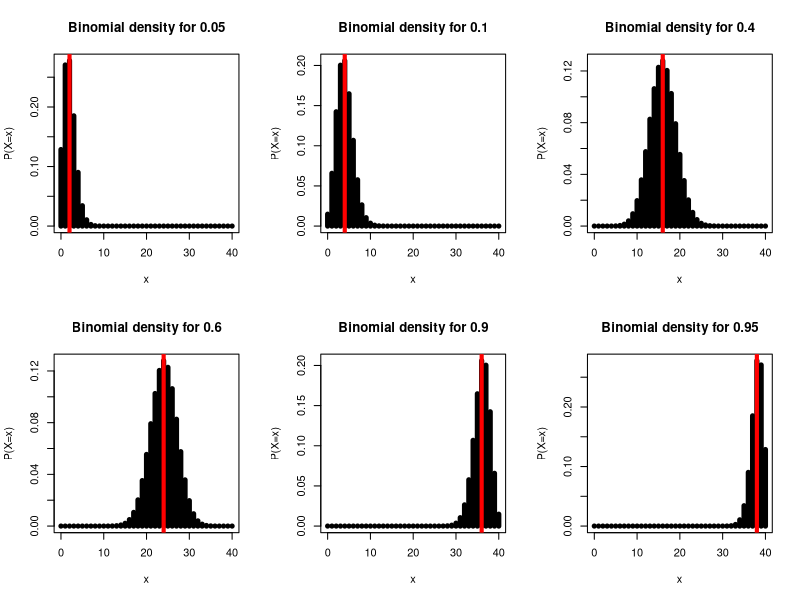
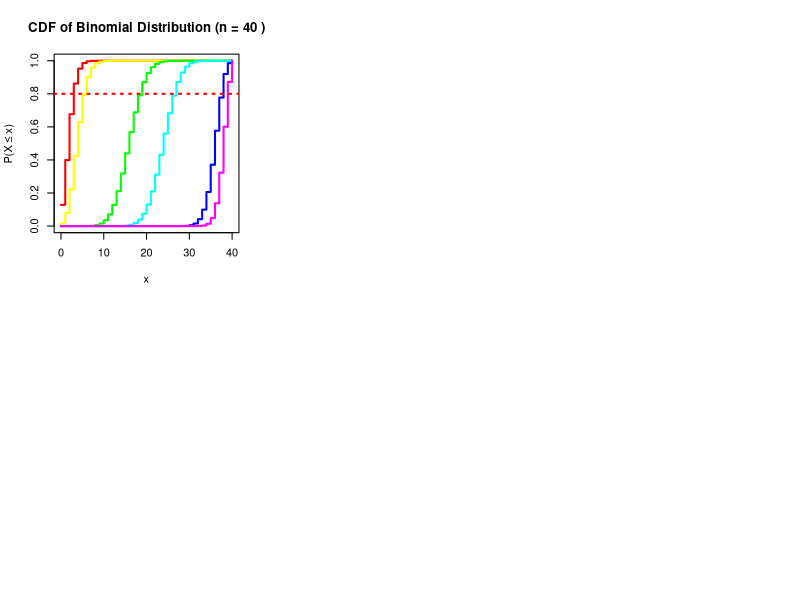
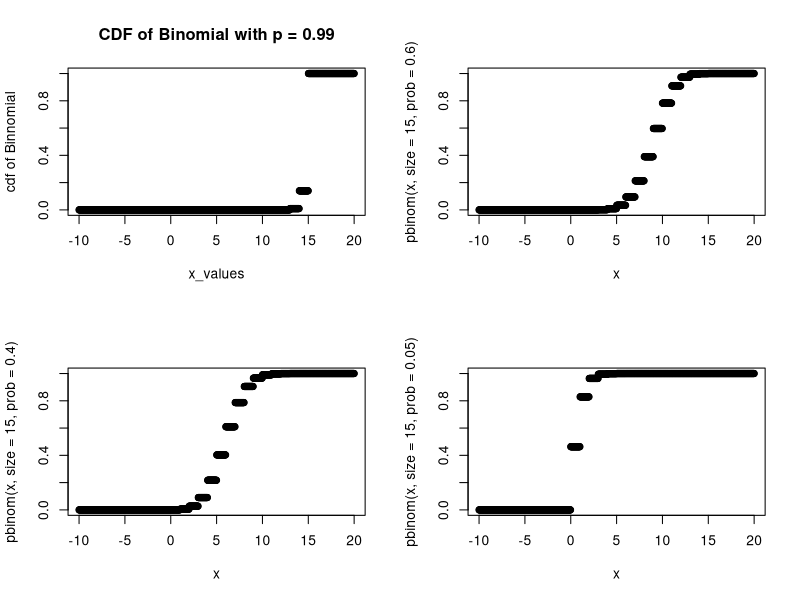
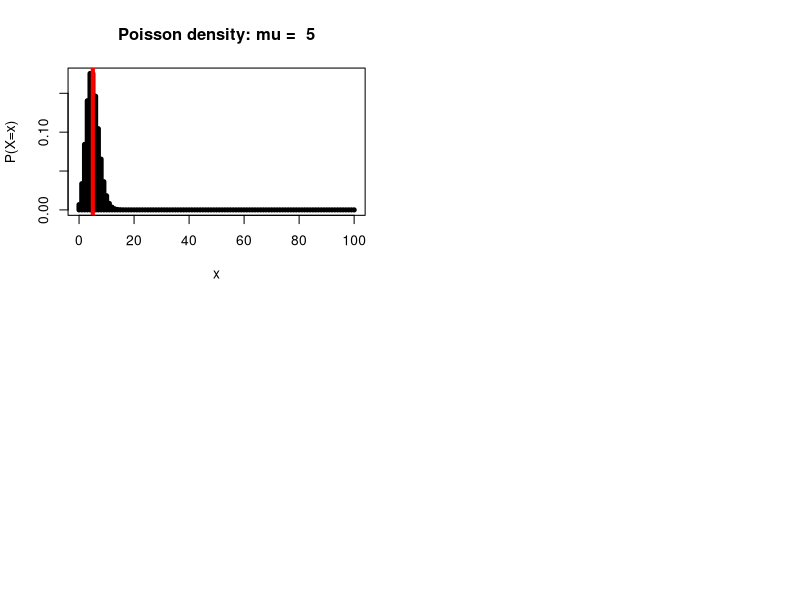
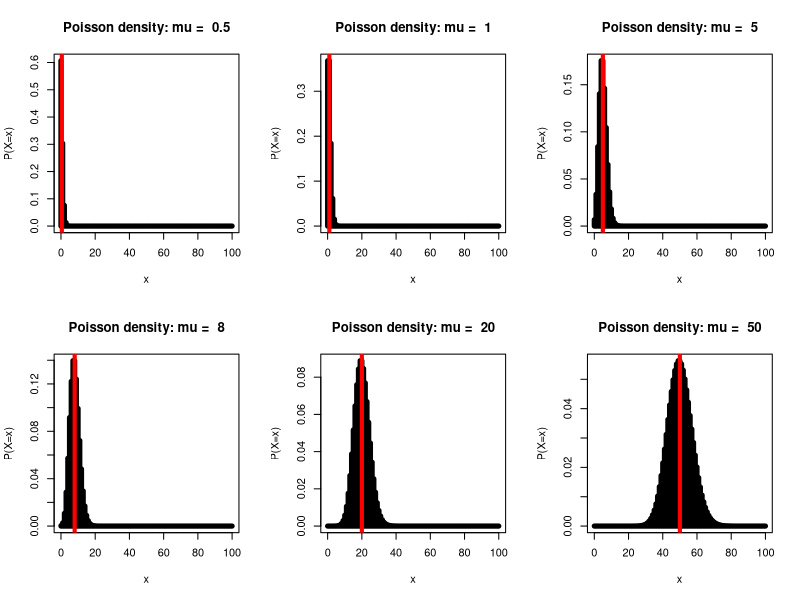
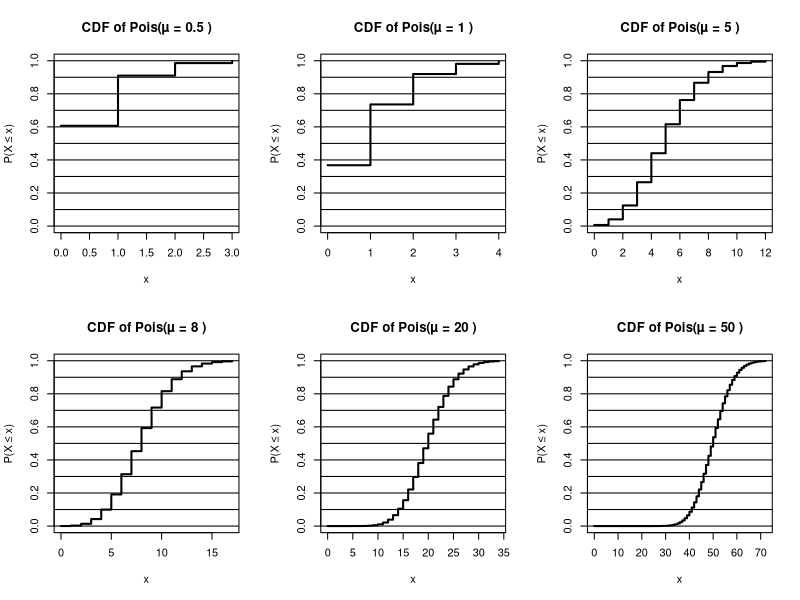
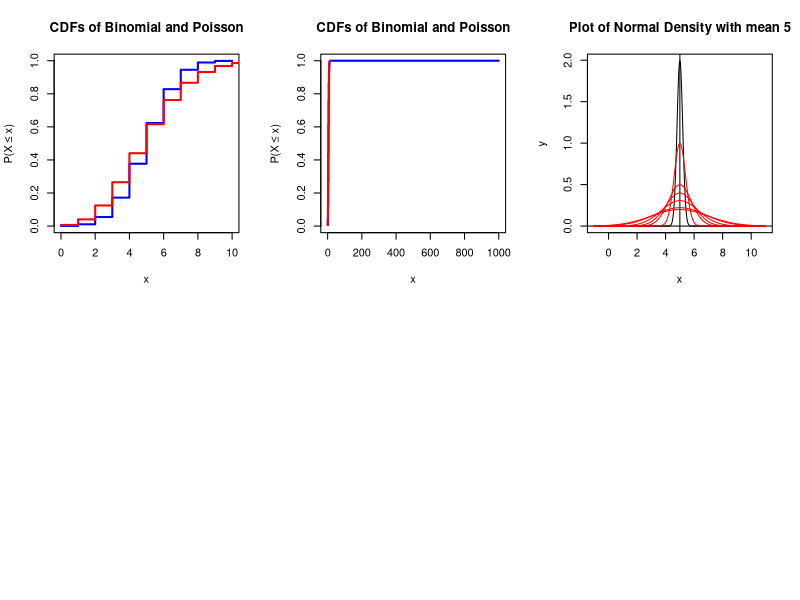
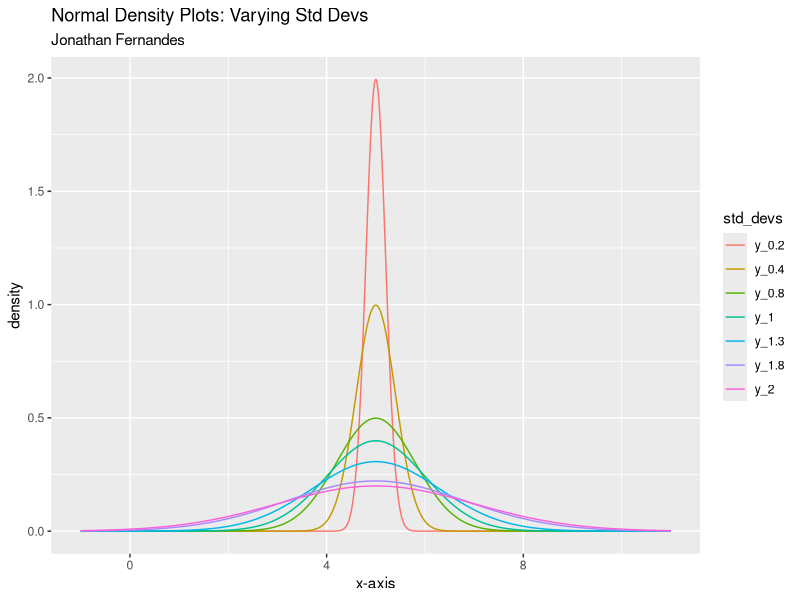

Source code (R) for these figures, in order:
## ---- chunk 1
plot_binom_pmf <- function(n, p) {
  x <- 0:n
  binomvals <- dbinom(x, size = n, prob = p)
  plot(x, binomvals, type = "h", lwd = 5,
       main = paste("Binomial density for", p),
       xlab = "x", ylab = "P(X=x)")
  abline(v = n * p, col = 'red', lwd = 4)  
}



## ---- chunk 2
par(mfrow = c(2, 3))  

plot_binom_pmf(40, 0.05)
plot_binom_pmf(40, 0.1)
plot_binom_pmf(40, 0.4)
plot_binom_pmf(40, 0.6)
plot_binom_pmf(40, 0.9)
plot_binom_pmf(40, 0.95)


## ---- chunk 3
plot_binom_cdf <- function(n = 40) {
  p_values <- c(0.05, 0.1, 0.4, 0.6, 0.9, 0.95)  
  x <- 0:n  
  colors <- rainbow(length(p_values))  

  plot(x, pbinom(x, size = n, prob = p_values[1]), type = "s", lwd = 2,
       col = colors[1], ylim = c(0, 1),
       main = paste("CDF of Binomial Distribution (n =", n, ")"),
       xlab = "x", ylab = "P(X ≤ x)")

  for (i in 2:length(p_values)) {
    lines(x, pbinom(x, size = n, prob = p_values[i]), type = "s", col = colors[i], lwd = 2)
  }
  abline(h = 0.8, col = "red", lty = "dotted", lwd = 2)
  
}

plot_binom_cdf(40)


## ---- chunk 4

x <- seq(-10, 20, length.out = 1000)
#plot(x, pbinom(x, size = 15, prob = 0.8))

par(mfrow = c(2,2))
plot(x, pbinom(x, size = 15, prob = 0.99),
     main = "CDF of Binomial with p = 0.99",
     xlab = "x_values",
     ylab = "cdf of Binnomial")
plot(x, pbinom(x, size = 15, prob = 0.6))
plot(x, pbinom(x, size = 15, prob = 0.4))
plot(x, pbinom(x, size = 15, prob = 0.05))
## ---- chunk 5
n <- 100 
plot_pois_pmf <- function(mu){
  x <- 0:n
  pois <- dpois(x, lambda = mu)
  plot(x, pois, type = "h", lwd = 5,
       main = paste("Poisson density: mu = ", mu),
       xlab = "x", ylab = "P(X=x)")
  abline(v = mu, col = 'red', lwd = 4)
}

plot_pois_pmf(5)
## ---- chunk 6
par(mfrow = c(2, 3))  

plot_pois_pmf(0.5)
plot_pois_pmf(1)
plot_pois_pmf(5)
plot_pois_pmf(8)
plot_pois_pmf(20)
plot_pois_pmf(50)



## ---- chunk 7
plot_pois_cdf <- function(mu) {
  x <- 0:ceiling(mu + 3 * sqrt(mu)) 
  
  cdf_vals <- ppois(x, lambda = mu)
  
  plot(x, cdf_vals, type = "s", lwd = 2,
       main = paste("CDF of Pois(µ =", mu, ")"),
       xlab = "x", ylab = "P(X ≤ x)",
       ylim = c(0, 1))  
  
  abline(h = seq(0, 1, by = 0.1), col = "black", lty = "solid")
}



## ---- chunk 8
par(mfrow = c(2, 3))  

plot_pois_cdf(.5)
plot_pois_cdf(1)
plot_pois_cdf(5)
plot_pois_cdf(8)
plot_pois_cdf(20)
plot_pois_cdf(50)



## ---- chunk 9

plot_binom_pois_cdf <- function(n, p, mu) {
  x_binom <- 0:n  #
  cdf_binom <- pbinom(x_binom, size = n, prob = p)  

  x_pois <- 0:ceiling(mu + 3 * sqrt(mu))  
  cdf_pois <- ppois(x_pois, lambda = mu)  


  plot(x_binom, cdf_binom, type = "s", lwd = 2, col = "blue",
       main = paste("CDFs of Binomial and Poisson"),
       xlab = "x", ylab = "P(X ≤ x)", ylim = c(0, 1))

  lines(x_pois, cdf_pois, type = "s", lwd = 2, col = "red")
  
}

plot_binom_pois_cdf(n = 10, p = 0.5, mu = 5)

## ---- chunk 10
plot_binom_pois_cdf(1000, 0.005, 5)

## ---- chunk 11
mu <- 5
sds <- c(0.4, 0.8, 1, 1.3, 1.8, 2)

x <- seq(-6, 6, length.out = 1000)
x <- 5+x
y <- dnorm(x, mean = 5, sd=0.2)

plot(x, y, 
     type = 'l',
     main= "Plot of Normal Density with mean 5")
abline(v=5, h=0)
for(std in sds){
  y_temp <- dnorm(x, mean = 5, sd=std)
  lines(x, y_temp,
        type = 'l',
        col = 'red')
}
## ---- chunk 12
library(tidyverse)
## ---- chunk 13
x <- seq(-6, 6, length.out = 1000)
x <- 5+x
## ---- chunk 14
y_0.2 <- dnorm(x, mean= 5, sd = 0.2)
y_0.4 <- dnorm(x, mean= 5, sd = 0.4)
y_0.8 <- dnorm(x, mean= 5, sd = 0.8)
y_1 <- dnorm(x, mean= 5, sd = 1)
y_1.3 <- dnorm(x, mean= 5, sd = 1.3)
y_1.8 <- dnorm(x, mean = 5, sd = 1.8)
y_2 <- dnorm(x, mean= 5, sd = 2)

plot_data_pdf <- data.frame(x,y_0.2,y_0.4,y_0.8,y_1,y_1.3, y_1.8, y_2)
## ---- chunk 15
plot_data_pdf_new <- pivot_longer(plot_data_pdf,
                                  cols = c(y_0.2,y_0.4,y_0.8,y_1,y_1.3, y_1.8, y_2),
                                  names_to = "std_devs"
                                  )
## ---- chunk 16
ggplot(data = plot_data_pdf_new,
  aes(x = x, 
      y = value, 
      group = std_devs,
      color = std_devs))+
  geom_line()+
  labs(title = "Normal Density Plots: Varying Std Devs",
       subtitle = "Jonathan Fernandes",
       x = "x-axis", 
       y = "density")

## ---- chunk 17
z_0.2 <- pnorm(x, mean= 5, sd = 0.2)
z_0.4 <- pnorm(x, mean= 5, sd = 0.4)
z_0.8 <- pnorm(x, mean= 5, sd = 0.8)
z_1 <- pnorm(x, mean= 5, sd = 1)
z_1.3 <- pnorm(x, mean= 5, sd = 1.3)
z_1.8 <- pnorm(x, mean = 5, sd = 1.8)
z_2 <- pnorm(x, mean= 5, sd = 2)

plot_data_cdf <- data.frame(x,z_0.2,z_0.4,z_0.8,z_1,z_1.3, z_1.8, z_2)
## ---- chunk 18
plot_data_cdf_new <- pivot_longer(plot_data_cdf,
                                  cols = c(z_0.2,z_0.4,z_0.8,z_1,z_1.3, z_1.8, z_2),
                                  names_to = "std_devs"
                                  )
## ---- chunk 19
ggplot(data = plot_data_cdf_new,
  aes(x = x, 
      y = value, 
      group = std_devs,
      color = std_devs))+
  geom_line()+
  labs(title = "Normal Density Plots: Varying Std Devs",
       x = "x-axis", 
       y = "density")

## ---- chunk 20
library(ggplot2)

plot_normal_density <- function(mu_values, sigma) {
  x_values <- seq(-3, 5, length.out = 1000)
  
  density_data <- data.frame(
    x = rep(x_values, length(mu_values)),
    mu = rep(mu_values, each = length(x_values)),
    density = unlist(lapply(mu_values, function(mu) dnorm(x_values, mean = mu, sd = sigma)))
  )
  
  # Plot
  ggplot(density_data, aes(x = x, y = density, color = as.factor(mu))) +
    geom_line(size = 1) +
    labs(title = "Density Functios of N(μ, σ)", x = "x", y = "Density", color = "μ") +
    xlim(-3, 5) +  
    ylim(0, 1) +   
    theme_minimal() +
    theme(legend.position = "bottom")
}

mu_values <- c(-1, -0.5, 0, 0.4, 0.9, 2.5, 4)
sigma <- 0.4
plot_normal_density(mu_values, sigma)



## ---- chunk 21
sigma <- c(-1, -0.5, 0, 0.4, 0.9, 2.5, 4)
mu_value <- 0.4
plot_normal_density(mu_value, sigma)

## ---- chunk 22
lambda_values <- c(0.2, 0.5, 1, 2, 8, 10)

x_values <- seq(0, 5, length.out = 1000)

plot(x_values, pexp(x_values, rate = lambda_values[1]), type = "l", 
     col = "black", ylim = c(0, 1), 
     xlab = "x", ylab = "CDF", 
     main = "CDF of Exponential Distribution")

for (lambda in lambda_values[-1]) {
  lines(x_values, pexp(x_values, rate = lambda), col = rainbow(length(lambda_values))[which(lambda_values == lambda)])
}

abline(h = 0.8, col = "red", lty = 2)



## ---- chunk 23
plot_exp_cdf <- function(lambda_values) {
  x_values <- seq(0, 5, length.out = 1000)

  # Set up the plot
  plot(x_values, pexp(x_values, rate = lambda_values[1]), type = "l", 
       col = "blue", ylim = c(0, 1), 
       xlab = "x", ylab = "CDF", 
       main = "CDF of Exponential Distribution")

  for (lambda in lambda_values[-1]) {
    lines(x_values, pexp(x_values, rate = lambda), col = rainbow(length(lambda_values))[which(lambda_values == lambda)])
  }

  abline(h = 0.8, col = "red", lty = 2)
}

plot_exp_cdf(c(0.2, 0.5, 1, 2, 8, 10))


## ---- chunk 24
x <- seq(0, 10, length.out = 1000)
## ---- chunk 25
y_0.3 <- dgamma(x, shape = 0.3, scale = 1)
y_0.7 <- dgamma(x, shape = 0.7, scale = 1)
y_1 <- dgamma(x, shape = 1, scale = 1)
y_1.5 <- dgamma(x, shape = 1.5, scale = 1)
y_2 <- dgamma(x, shape = 2, scale = 1)
y_2.5 <- dgamma(x, shape = 2.5, scale = 1)
#y_10 <- dgamma(x, shape = 10, scale = 1)

plot_data_pdf <- data.frame(x,y_1,y_1.5,y_2, y_2.5)
## ---- chunk 26
plot_data_pdf_new <- pivot_longer(plot_data_pdf,
                                  cols = c(y_1,y_1.5,y_2, y_2.5),
                                  names_to = "shapes"
                                  )
## ---- chunk 27
ggplot(data = plot_data_pdf_new,
  aes(x = x, 
      y = value, 
      group = shapes,
      color = shapes))+
  geom_line()+
  labs(title = "Gamma Density Plots: Varying Shapes",
       x = "x-axis", 
       y = "density")

## ---- chunk 28
plot_gamma_density <- function(alpha, beta_values) {
  x <- seq(0, 15, by = 0.01)  
  
  plot(x, dgamma(x, shape = alpha, rate = beta_values[1]), type = "n", 
       xlab = "x", ylab = "Density", 
       main = paste("Gamma Distribution Density for alpha =", alpha),
       ylim = c(0, 1))
  
  for (beta in beta_values) {
    lines(x, dgamma(x, shape = alpha, rate = beta), 
          col = rainbow(length(beta_values))[which(beta_values == beta)], 
          lwd = 2)
  }

}
  beta_values <- c(0.2, 0.6, 1, 1.5, 2)
  plot_gamma_density(1, beta_values)

## ---- chunk 29

beta_values <- c(0.2, 0.6, 1, 1.5, 2)
  plot_gamma_density(.6, beta_values)
## ---- chunk 30
beta_values <- c(0.2, 0.6, 1, 1.5, 2)
  plot_gamma_density(2, beta_values)
## ---- chunk 31
beta_values <- c(0.2, 0.6, 1, 1.5, 2)
  plot_gamma_density(5, beta_values)

